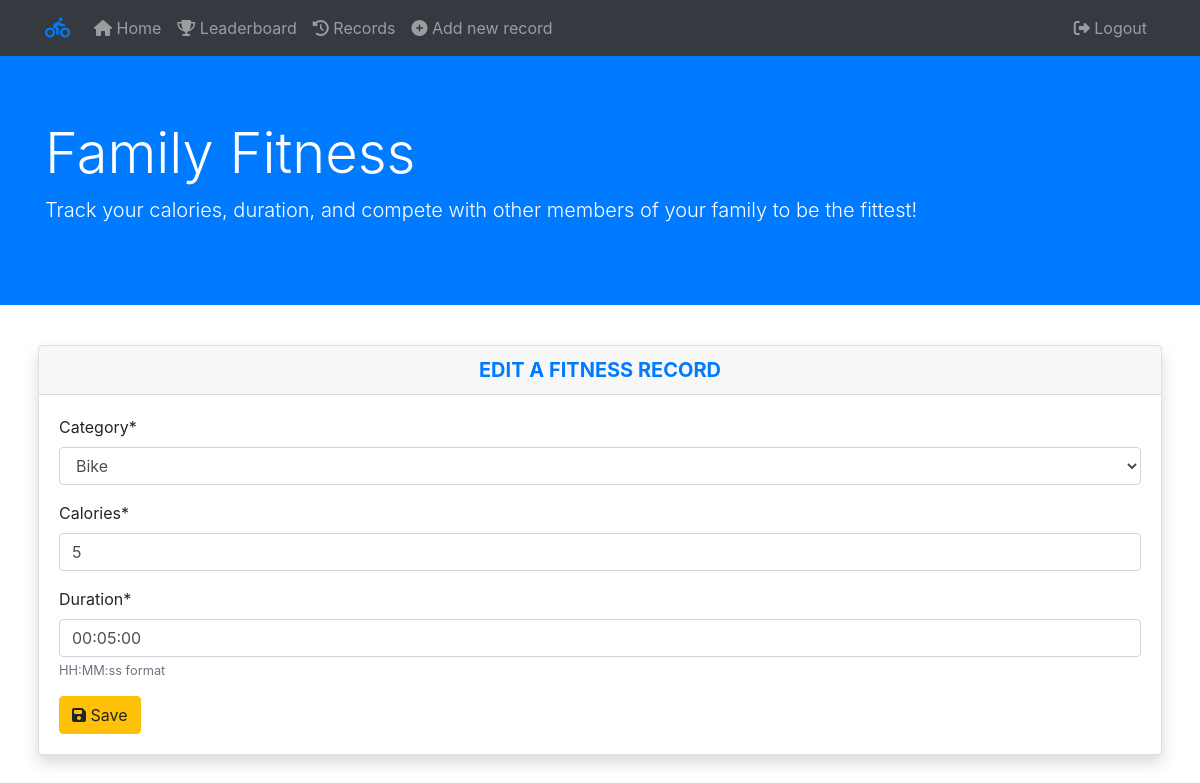
/records/7/edit/ (signed in), run on the app's committed database.
### main/models.py (models this page shows, shortened)
class FitnessRecord(models.Model):
    user = models.ForeignKey(User, on_delete=models.CASCADE)
    created = models.DateTimeField(default=timezone.now)
    class CategoryChoices(models.TextChoices):
        BIKE = 'Bike'
        WALK = 'Walk'
        RUN = 'Run'
        SPORTS = 'Sports'
    category = models.CharField(max_length=10, choices=CategoryChoices.choices, default=CategoryChoices.BIKE)
    calories = models.IntegerField(default=5)
    duration = models.DurationField(default='00:05:00', help_text='HH:MM:ss format')

### main/views.py (the view)
# urls.py: path('records/<str:pk>/edit/', views.edit, name='edit'),
@login_required
def edit(request, pk):
    if request.method == 'POST':
        record = FitnessRecord.objects.get(pk=pk)
        old_calories = record.calories
        old_duration = record.duration
        form = FitnessRecordForm(request.POST, instance=record)
        if form.is_valid():
            user = request.user
            category = request.POST.get('category')
            calories = int(request.POST.get('calories'))
            duration = parse_duration(request.POST.get('duration'))
            difference_calories = calories - old_calories
            difference_duration = duration - old_duration
            record.category = category
            record.calories = calories
            record.duration = duration
            record.save()
            return redirect('records')
    else:
        record = FitnessRecord.objects.get(pk=pk)
        form = FitnessRecordForm(instance=record)
    context = {
        'form': form
    }
    return render(request, 'main/edit.html', context)

### main/forms.py
class FitnessRecordForm(ModelForm):
    class Meta:
        model = FitnessRecord
        fields = ['category', 'calories', 'duration']

### main/templates/main/edit.html (shortened to what this page needs)
{% extends 'main/base.html' %}
{% load crispy_forms_tags %}
{% block content %}
<div class="row">
    <div class="col-md-12">
        <div class="card shadow">
            <div class="text-center">
                <h5 class="card-header text-primary text-uppercase font-weight-bold">Edit a Fitness Record</h5>
            </div>
            <div class="card-body">
                <form method="POST" action="#">
                    {{ form|crispy }}
                    <button class="btn btn-warning" type="submit"><i class="fas fa-save"></i> Save</button>
                </form>
            </div>
        </div>
    </div>
</div>
{% endblock %}

### data on the page
FitnessRecord: category "Bike", calories "5", duration "00:05:00"
